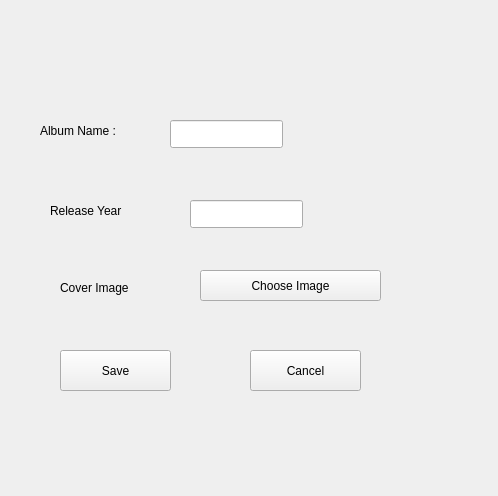
<?xml version="1.0" encoding="UTF-8"?>
<ui version="4.0">
 <class>AddAlbumWindow</class>
 <widget class="QWidget" name="AddAlbumWindow">
  <property name="geometry">
   <rect>
    <x>0</x>
    <y>0</y>
    <width>498</width>
    <height>496</height>
   </rect>
  </property>
  <property name="windowTitle">
   <string>Form</string>
  </property>
  <widget class="QLabel" name="label">
   <property name="geometry">
    <rect>
     <x>40</x>
     <y>100</y>
     <width>161</width>
     <height>61</height>
    </rect>
   </property>
   <property name="text">
    <string>Album Name :</string>
   </property>
  </widget>
  <widget class="QLineEdit" name="lineEdit">
   <property name="geometry">
    <rect>
     <x>170</x>
     <y>120</y>
     <width>113</width>
     <height>28</height>
    </rect>
   </property>
  </widget>
  <widget class="QLabel" name="label_2">
   <property name="geometry">
    <rect>
     <x>50</x>
     <y>200</y>
     <width>111</width>
     <height>21</height>
    </rect>
   </property>
   <property name="text">
    <string>Release Year</string>
   </property>
  </widget>
  <widget class="QLineEdit" name="lineEdit_2">
   <property name="geometry">
    <rect>
     <x>190</x>
     <y>200</y>
     <width>113</width>
     <height>28</height>
    </rect>
   </property>
  </widget>
  <widget class="QLabel" name="label_3">
   <property name="geometry">
    <rect>
     <x>60</x>
     <y>280</y>
     <width>131</width>
     <height>16</height>
    </rect>
   </property>
   <property name="text">
    <string>Cover Image</string>
   </property>
  </widget>
  <widget class="QPushButton" name="pushButton">
   <property name="geometry">
    <rect>
     <x>200</x>
     <y>270</y>
     <width>181</width>
     <height>31</height>
    </rect>
   </property>
   <property name="text">
    <string>Choose Image</string>
   </property>
  </widget>
  <widget class="QPushButton" name="pushButton_2">
   <property name="geometry">
    <rect>
     <x>60</x>
     <y>350</y>
     <width>111</width>
     <height>41</height>
    </rect>
   </property>
   <property name="text">
    <string>Save</string>
   </property>
  </widget>
  <widget class="QPushButton" name="pushButton_3">
   <property name="geometry">
    <rect>
     <x>250</x>
     <y>350</y>
     <width>111</width>
     <height>41</height>
    </rect>
   </property>
   <property name="text">
    <string>Cancel</string>
   </property>
  </widget>
 </widget>
 <resources/>
 <connections/>
</ui>
